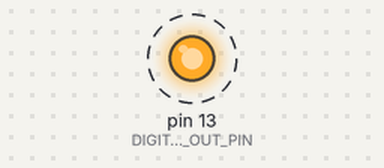
The sketch below on a simulated Arduino Uno, built with avr-gcc and run on an emulated ATmega328P. Parts: output pins drawn as LEDs (lit = HIGH). Dashed ring = blinking.

Above: at 0.5 s.
Timing chart, 0 to 4.6 s (numbered marks = the images above):
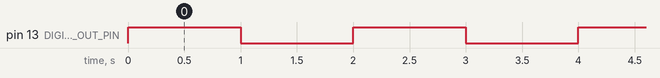

The sketch:

D-blinkWithConstVariables.ino
```cpp
/*****************************************************************************************
 *    RG 101 - Digital Output         |
 *    Blink using 'const' variables  -∩-
 *                                    ∏
 *
 *  This code will turn digital pin 13 on and off at a fixed rate. This code will also
 *  use variables to hold the  pin number and the delay time. By using the 'const' keyword
 *  the variables will be sored in flash, saving RAM during the program runtime.
 *
 * For a more in depth explanation of wiring,  this code and more information on using
 * Digital outputs and Arduino check out our Digital Output Tutorial
 * http://learn.robotgeek.com/robotgeek-101-1/189-digital-output-primer.html
 *
 * Important Functions
 *  pinMode()
 *  digitalWrite()
 *  delay()
 *****************************************************************************************/

//by using variables to hold the pin number and delay time, we can change out code much faster
//the use of the 'const' modifier tells the program that those variables will not change during program
//runtime, which allows the program to store the variables in Flash memory and save valuable RAM on the
//Geekduino/Arduino. Setting the contant variable names in all caps is not nessesary, but reccomended.
const int DIGITAL_OUT_PIN = 13;   // integer to hold the pin number that the sketch will control.
const int DELAY_TIME = 1000;       // integer to hold the delay time in milliseconds between the digital output turning on/off.

//setup runs once when the Geekduino/Arduino is turned on
void setup()
{
  pinMode(DIGITAL_OUT_PIN, OUTPUT);   //set pin digitalOutputPin to be an output pin
} //setup() is done, go to loop()

//loop runs forever once setup is complete
void loop()
{
  digitalWrite(DIGITAL_OUT_PIN, HIGH);     //change the pin state to HIGH, turning the pin
  delay(DELAY_TIME);                         //wait for delayTime milliseconds (1 second). Pin stays HIGH while the geekduino waites
  digitalWrite(DIGITAL_OUT_PIN, LOW);      //change the pin state to HIGH, turning the pin off
  delay(DELAY_TIME);
}//go back to the first line in loop()
```

Measured:
- by itself, pin 13 (DIGITAL_OUT_PIN): alternates HIGH for 1.0 s and LOW for 1.0 s
